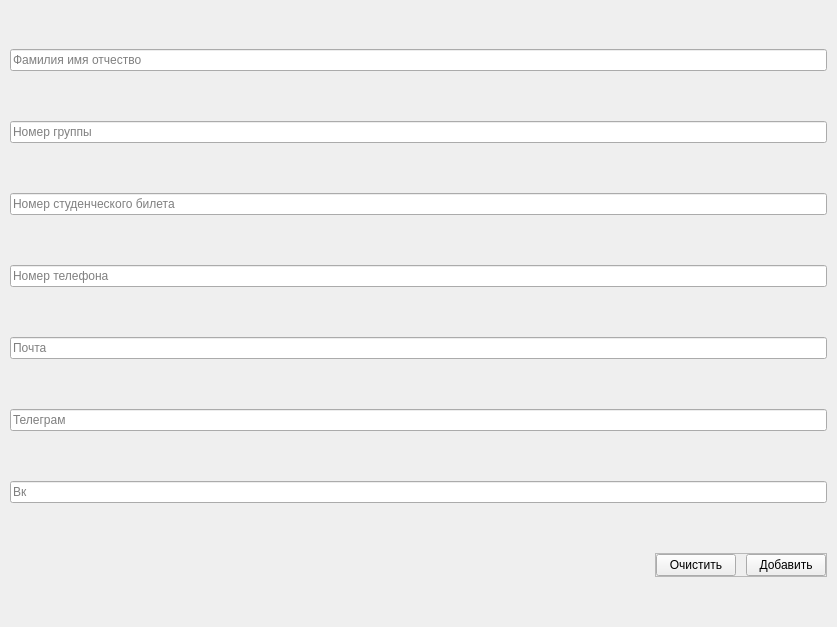
          <widget class="QWidget" name="widgetContents_tab3">
           <property name="geometry">
            <rect>
             <x>0</x>
             <y>0</y>
             <width>837</width>
             <height>627</height>
            </rect>
           </property>
           <layout class="QVBoxLayout" name="verticalLayout_5">
            <property name="spacing">
             <number>1</number>
            </property>
            <property name="leftMargin">
             <number>10</number>
            </property>
            <property name="topMargin">
             <number>0</number>
            </property>
            <property name="rightMargin">
             <number>10</number>
            </property>
            <property name="bottomMargin">
             <number>0</number>
            </property>
            <item>
             <widget class="QLineEdit" name="lineEdit_fio_add_user">
              <property name="placeholderText">
               <string>Фамилия имя отчество</string>
              </property>
             </widget>
            </item>
            <item>
             <widget class="QLineEdit" name="lineEdit_number_group_user">
              <property name="placeholderText">
               <string>Номер группы</string>
              </property>
             </widget>
            </item>
            <item>
             <widget class="QLineEdit" name="lineEdit_student_id_user">
              <property name="placeholderText">
               <string>Номер студенческого билета</string>
              </property>
             </widget>
            </item>
            <item>
             <widget class="QLineEdit" name="lineEdit_phon_number_user">
              <property name="placeholderText">
               <string>Номер телефона</string>
              </property>
             </widget>
            </item>
            <item>
             <widget class="QLineEdit" name="lineEdit_email_user">
              <property name="placeholderText">
               <string>Почта</string>
              </property>
             </widget>
            </item>
            <item>
             <widget class="QLineEdit" name="lineEdit_telegram_user">
              <property name="placeholderText">
               <string>Телеграм</string>
              </property>
             </widget>
            </item>
            <item>
             <widget class="QLineEdit" name="lineEdit_vk_user">
              <property name="placeholderText">
               <string>Вк</string>
              </property>
             </widget>
            </item>
            <item alignment="Qt::AlignRight">
             <widget class="QFrame" name="frame_button_add_user">
              <property name="sizePolicy">
               <sizepolicy hsizetype="Fixed" vsizetype="Fixed">
                <horstretch>0</horstretch>
                <verstretch>0</verstretch>
               </sizepolicy>
              </property>
              <property name="frameShape">
               <enum>QFrame::StyledPanel</enum>
              </property>
              <property name="frameShadow">
               <enum>QFrame::Raised</enum>
              </property>
              <layout class="QHBoxLayout" name="horizontalLayout_15">
               <property name="spacing">
                <number>10</number>
               </property>
               <property name="leftMargin">
                <number>0</number>
               </property>
               <property name="topMargin">
                <number>0</number>
               </property>
               <property name="rightMargin">
                <number>0</number>
               </property>
               <property name="bottomMargin">
                <number>0</number>
               </property>
               <item>
                <widget class="QPushButton" name="pushButton_clear_add_user">
                 <property name="cursor">
                  <cursorShape>PointingHandCursor</cursorShape>
                 </property>
                 <property name="text">
                  <string>Очистить</string>
                 </property>
                 <property name="icon">
                  <iconset resource="../icons/icons.qrc">
                   <normaloff>:/icons/main/trash.png</normaloff>:/icons/main/trash.png</iconset>
                 </property>
                 <property name="iconSize">
                  <size>
                   <width>32</width>
                   <height>32</height>
                  </size>
                 </property>
                </widget>
               </item>
               <item>
                <widget class="QPushButton" name="pushButton_add_user">
                 <property name="cursor">
                  <cursorShape>PointingHandCursor</cursorShape>
                 </property>
                 <property name="text">
                  <string>Добавить</string>
                 </property>
                 <property name="icon">
                  <iconset resource="../icons/icons.qrc">
                   <normaloff>:/icons/users/add-student.png</normaloff>:/icons/users/add-student.png</iconset>
                 </property>
                 <property name="iconSize">
                  <size>
                   <width>32</width>
                   <height>32</height>
                  </size>
                 </property>
                </widget>
               </item>
              </layout>
             </widget>
            </item>
           </layout>
          </widget>
